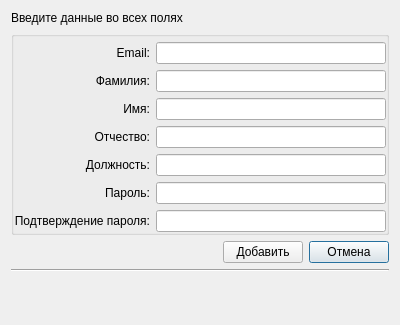
<?xml version="1.0" encoding="UTF-8"?>
<ui version="4.0">
 <class>add_new_user_dialog</class>
 <widget class="QDialog" name="add_new_user_dialog">
  <property name="geometry">
   <rect>
    <x>0</x>
    <y>0</y>
    <width>400</width>
    <height>325</height>
   </rect>
  </property>
  <property name="sizePolicy">
   <sizepolicy hsizetype="Preferred" vsizetype="Preferred">
    <horstretch>0</horstretch>
    <verstretch>0</verstretch>
   </sizepolicy>
  </property>
  <property name="minimumSize">
   <size>
    <width>400</width>
    <height>325</height>
   </size>
  </property>
  <property name="maximumSize">
   <size>
    <width>400</width>
    <height>325</height>
   </size>
  </property>
  <property name="windowTitle">
   <string>Добавление пользователя</string>
  </property>
  <property name="windowIcon">
   <iconset>
    <normaloff>icons/title.png</normaloff>icons/title.png</iconset>
  </property>
  <property name="styleSheet">
   <string notr="true">font: 11pt &quot;Times New Roman&quot;;</string>
  </property>
  <layout class="QGridLayout" name="gridLayout">
   <item row="4" column="0" colspan="3">
    <widget class="QLabel" name="label_error">
     <property name="styleSheet">
      <string notr="true">font: 11pt &quot;Times New Roman&quot;;
color: rgb(255, 0, 0);
font-weight: bold;</string>
     </property>
     <property name="text">
      <string/>
     </property>
     <property name="alignment">
      <set>Qt::AlignRight|Qt::AlignTrailing|Qt::AlignVCenter</set>
     </property>
    </widget>
   </item>
   <item row="2" column="0">
    <spacer name="horizontalSpacer">
     <property name="orientation">
      <enum>Qt::Horizontal</enum>
     </property>
     <property name="sizeHint" stdset="0">
      <size>
       <width>167</width>
       <height>20</height>
      </size>
     </property>
    </spacer>
   </item>
   <item row="1" column="0" colspan="3">
    <widget class="QGroupBox" name="input_data_box">
     <property name="autoFillBackground">
      <bool>false</bool>
     </property>
     <property name="title">
      <string/>
     </property>
     <property name="flat">
      <bool>true</bool>
     </property>
     <property name="checkable">
      <bool>false</bool>
     </property>
     <layout class="QGridLayout" name="gridLayout_2">
      <property name="leftMargin">
       <number>0</number>
      </property>
      <property name="topMargin">
       <number>5</number>
      </property>
      <property name="rightMargin">
       <number>0</number>
      </property>
      <property name="bottomMargin">
       <number>0</number>
      </property>
      <item row="8" column="0">
       <widget class="QLabel" name="label_pwd">
        <property name="text">
         <string>Пароль:</string>
        </property>
        <property name="alignment">
         <set>Qt::AlignRight|Qt::AlignTrailing|Qt::AlignVCenter</set>
        </property>
       </widget>
      </item>
      <item row="7" column="0">
       <widget class="QLabel" name="label_pos">
        <property name="text">
         <string>Должность:</string>
        </property>
        <property name="alignment">
         <set>Qt::AlignRight|Qt::AlignTrailing|Qt::AlignVCenter</set>
        </property>
       </widget>
      </item>
      <item row="1" column="1">
       <widget class="QLineEdit" name="lineEdit_email"/>
      </item>
      <item row="1" column="0">
       <widget class="QLabel" name="label_email">
        <property name="text">
         <string>Email:</string>
        </property>
        <property name="alignment">
         <set>Qt::AlignRight|Qt::AlignTrailing|Qt::AlignVCenter</set>
        </property>
       </widget>
      </item>
      <item row="5" column="1">
       <widget class="QLineEdit" name="lineEdit_name"/>
      </item>
      <item row="6" column="1">
       <widget class="QLineEdit" name="lineEdit_patron">
        <property name="text">
         <string/>
        </property>
       </widget>
      </item>
      <item row="4" column="1">
       <widget class="QLineEdit" name="lineEdit_surname"/>
      </item>
      <item row="9" column="0">
       <widget class="QLabel" name="label_confpowd">
        <property name="text">
         <string>Подтверждение пароля:</string>
        </property>
        <property name="alignment">
         <set>Qt::AlignRight|Qt::AlignTrailing|Qt::AlignVCenter</set>
        </property>
       </widget>
      </item>
      <item row="6" column="0">
       <widget class="QLabel" name="label_patron">
        <property name="text">
         <string>Отчество:</string>
        </property>
        <property name="alignment">
         <set>Qt::AlignRight|Qt::AlignTrailing|Qt::AlignVCenter</set>
        </property>
       </widget>
      </item>
      <item row="5" column="0">
       <widget class="QLabel" name="label_name">
        <property name="text">
         <string>Имя:</string>
        </property>
        <property name="alignment">
         <set>Qt::AlignRight|Qt::AlignTrailing|Qt::AlignVCenter</set>
        </property>
       </widget>
      </item>
      <item row="9" column="1">
       <widget class="QLineEdit" name="lineEdit_confpwd">
        <property name="inputMethodHints">
         <set>Qt::ImhHiddenText|Qt::ImhNoAutoUppercase|Qt::ImhNoPredictiveText|Qt::ImhSensitiveData</set>
        </property>
        <property name="text">
         <string/>
        </property>
        <property name="echoMode">
         <enum>QLineEdit::Password</enum>
        </property>
       </widget>
      </item>
      <item row="4" column="0">
       <widget class="QLabel" name="label_surname">
        <property name="text">
         <string>Фамилия:</string>
        </property>
        <property name="alignment">
         <set>Qt::AlignRight|Qt::AlignTrailing|Qt::AlignVCenter</set>
        </property>
       </widget>
      </item>
      <item row="7" column="1">
       <widget class="QLineEdit" name="lineEdit_pos"/>
      </item>
      <item row="8" column="1">
       <widget class="QLineEdit" name="lineEdit_pwd">
        <property name="inputMethodHints">
         <set>Qt::ImhHiddenText|Qt::ImhNoAutoUppercase|Qt::ImhNoPredictiveText|Qt::ImhSensitiveData</set>
        </property>
        <property name="text">
         <string/>
        </property>
        <property name="echoMode">
         <enum>QLineEdit::Password</enum>
        </property>
       </widget>
      </item>
     </layout>
    </widget>
   </item>
   <item row="0" column="0" colspan="3">
    <widget class="QLabel" name="label_dialog_newuser">
     <property name="sizePolicy">
      <sizepolicy hsizetype="Preferred" vsizetype="Maximum">
       <horstretch>0</horstretch>
       <verstretch>0</verstretch>
      </sizepolicy>
     </property>
     <property name="text">
      <string>Введите данные во всех полях</string>
     </property>
    </widget>
   </item>
   <item row="3" column="0" colspan="3">
    <widget class="Line" name="line">
     <property name="orientation">
      <enum>Qt::Horizontal</enum>
     </property>
    </widget>
   </item>
   <item row="2" column="2">
    <widget class="QPushButton" name="cancel_button">
     <property name="sizePolicy">
      <sizepolicy hsizetype="Minimum" vsizetype="Fixed">
       <horstretch>0</horstretch>
       <verstretch>0</verstretch>
      </sizepolicy>
     </property>
     <property name="text">
      <string>Отмена</string>
     </property>
    </widget>
   </item>
   <item row="2" column="1">
    <widget class="QPushButton" name="add_button">
     <property name="enabled">
      <bool>true</bool>
     </property>
     <property name="text">
      <string>Добавить</string>
     </property>
    </widget>
   </item>
  </layout>
 </widget>
 <tabstops>
  <tabstop>lineEdit_email</tabstop>
  <tabstop>lineEdit_surname</tabstop>
  <tabstop>lineEdit_name</tabstop>
  <tabstop>lineEdit_patron</tabstop>
  <tabstop>lineEdit_pos</tabstop>
  <tabstop>lineEdit_pwd</tabstop>
  <tabstop>lineEdit_confpwd</tabstop>
  <tabstop>add_button</tabstop>
  <tabstop>cancel_button</tabstop>
 </tabstops>
 <resources/>
 <connections/>
</ui>
